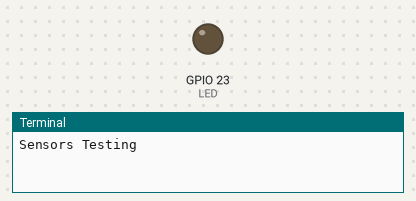
The program below on a simulated Raspberry Pi (BCM pin numbers). Parts: output pins drawn as LEDs (lit = HIGH), the last lines printed to the terminal. The clock reads 2024-03-15 10:24:30 at power-on unless the program sets it.

Above: at 0.1 s.
At 1.2 s:
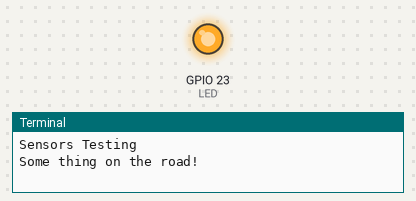
Timing chart, 0 to 2.7 s (numbered marks = the images above):
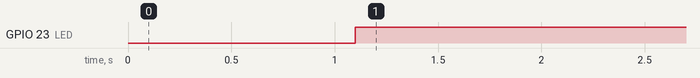

Measured:
- by itself, GPIO 23 (LED): LOW → HIGH at 1.1 s

The program:

gpio_button.py
```python
import pygame
from pygame.locals import *
import sys
import subprocess
import logging
import time
import RPi.GPIO as GPIO

SENSOR = 24
LED = 23

def main():
	print "Sensors Testing"

	GPIO.setmode(GPIO.BCM)

	# Set pins as output and input
	GPIO.setup(LED,GPIO.OUT)
	GPIO.setup(SENSOR,GPIO.IN)

	# Set trigger to False (Low)
	GPIO.output(LED, False)

	timer = 0

	time.sleep(1)
	#GPIO.output(LED, True)
	#GPIO.output(SENSOR, False)

	try:
		while True:
			time.sleep(0.1)
			timer += 1
			ir_sensor()
			#print "Timer: %.1f" % timer


	except KeyboardInterrupt:
		# User pressed CTRL-C
		GPIO.cleanup()
		sys.exit()

def ir_sensor():
	retries = 0

	#print "Sensor: ", GPIO.input(SENSOR)
	button = GPIO.input(SENSOR)

	if button == 0:
		print "Clear"
		GPIO.output(LED, False)
	else:
		GPIO.output(LED, True)
		print "Some thing on the road!"


if __name__ == "__main__":
    main()
```
